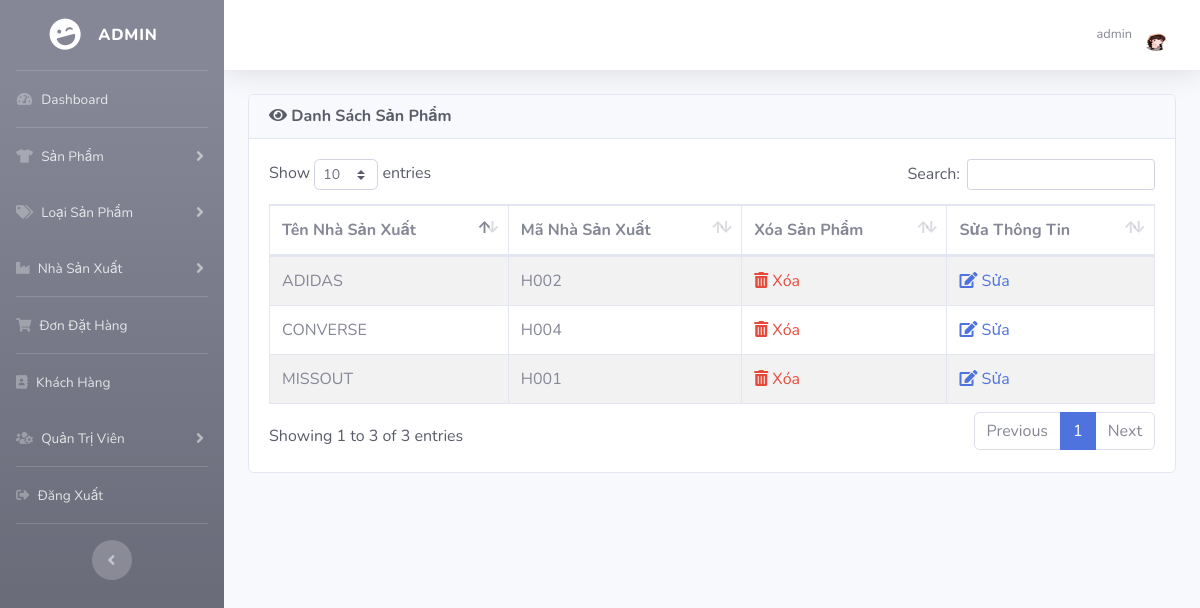
Page /admin/index.php?view_man (signed in) on the committed database.
### tables this page shows
CREATE TABLE IF NOT EXISTS `HANGSX` (
  `MA_HANGSX` varchar(10) NOT NULL,
  `TEN_HANGSX` varchar(50) NOT NULL,
  PRIMARY KEY (`MA_HANGSX`)
);

### admin/includes/database.php (called while the page is built, shortened)
<?php
    class MyConnect {
        private $conn;
        public function __construct() {
            $this->host = "localhost";
            $this->user = "root";
            $this->passwd = "";
            $this->database = "clothingshop";
            $this->conn = new mysqli($this->host,$this->user,$this->passwd,$this->database);
        }
        public function isConnected() {
            return true;
        }
        public function query($query) {
            if($this->isConnected()) {
                $tableData = mysqli_query($this->conn,$query);
                return $tableData;
            }
        }
    }
?>

### admin/view_man.php (the view, shortened to what this page needs)
<?php
if(!isset($_SESSION['admin_email'])){
    echo "<script>window.open('login.php','_self')</script>";
}
else {
?>
<div class="row">
    <div class="col-lg-12">
        <div class="card text-dark mb-4">
            <div class="card-header">
                <h6 class="m-0 font-weight-bold"><i class="fas fa-eye"></i> Danh Sách Sản Phẩm</div></h6>
            <div class="card-body">
                <div class="table-responsive">
                    <table id="product_table" class="table table-bordered table-striped" width="100%" cellspacing="0">
                        <thead>
                            <tr>
                                <th>Tên Nhà Sản Xuất</th>
                                <th>Mã Nhà Sản Xuất</th>
                                <th>Xóa Sản Phẩm</th>
                                <th>Sửa Thông Tin</th>
                            </tr>
                        </thead>
                        <tbody>
                        <?php
                            $getManQry = "select * from HANGSX";
                            $result = $MyConn->query($getManQry);
                            while($row = mysqli_fetch_array($result)) {
                                $man_id = $row['MA_HANGSX'];
                                $man_name = $row['TEN_HANGSX'];
                        ?>
                            <tr>
                                <td> <?php echo $man_name ?></td>
                                <td> <?php echo $man_id ?> </td>
                                <td>
                                    <a href="index.php?delete_man=<?php echo $man_id ?>" class="text-danger" style="text-decoration: none">
                                        <i class="fas fa-trash-alt"></i>
                                            Xóa
                                    </a>
                                </td>
                                <td>
                                    <a href="index.php?edit_man=<?php echo $man_id ?>" style="text-decoration: none">
                                        <i class="fas fa-edit" ></i>
                                            Sửa
                                        </a>
                                </td>
                            </tr>
                            <?php } ?>
                        </tbody>
                    </table>
                </div>
            </div>
        </div>
    </div>
</div>
<?php } ?>

### admin/index.php (shortened to what this page needs)
<?php
include("includes/database.php");
if(!isset($_SESSION['admin_email'])){
echo "<script>window.open('login.php','_self')</script>";
}
else {
?>
<?php
$MyConn = new MyConnect();
$admin_session = $_SESSION['admin_email'];
$getAdminQry = "select * from admin where Email='$admin_session'";
$getAdmin = $MyConn->query($getAdminQry);
$row_admin = mysqli_fetch_array($getAdmin);
$admin_name = $row_admin['Name'];
$admin_image = $row_admin['Image'];
?>
<!DOCTYPE html>
<html lang="en">
<head>
    <link href="vendor/fontawesome-free/css/all.min.css" rel="stylesheet" type="text/css">
    <link href="css/sb-admin-2.min.css" rel="stylesheet">
    <link href="css/thumb.css" rel="stylesheet">
    <link href="css/style.css" rel="stylesheet">
    <link href="vendor/datatables/dataTables.bootstrap4.min.css" rel="stylesheet">
</head>
<body id="page-top">
    <div id="wrapper">
    <?php include("includes/sidebars.php");  ?>
        <div id="content-wrapper" class="d-flex flex-column">
            <div id="content">
                <nav class="navbar navbar-expand navbar-light bg-white topbar mb-4 static-top shadow">
                    <ul class="navbar-nav ml-auto">
                        <li class="nav-item dropdown no-arrow">
                            <a class="nav-link dropdown-toggle" href="#" id="userDropdown" role="button"
                                data-toggle="dropdown" aria-haspopup="true" aria-expanded="false">
                                <span class="mr-2 d-none d-lg-inline text-gray-600 small"> <?php echo $admin_name ?></span>
                                <img class="img-profile rounded-circle"
                                    src="<?php echo "admin_images/".$admin_image ?>">
                            </a>
                        </li>
                    </ul>
                </nav>
                <div class="container-fluid">
                    <?php
                    if(isset($_GET['dashboard'])) {
                        include("dashboard.php");
                    }
                    else if(isset($_GET['insert_product'])) {
                        include("insert_product.php");
                    }
                    else if(isset($_GET['view_product'])) {
                        include("view_product.php");
                    }
                    else if(isset($_GET['edit_product'])) {
                        include("edit_product.php");
                    }
                    else if(isset($_GET['delete_product'])) {
                        include("delete_product.php");
                    }
                    else if(isset($_GET['insert_cat'])) {
                        include("insert_cat.php");
                    }
                    else if(isset($_GET['view_cat'])) {
                        include("view_cat.php");
                    }
                    else if(isset($_GET['edit_cat'])) {
                        include("edit_cat.php");
                    }
                    else if(isset($_GET['delete_cat'])) {
                        include("delete_cat.php");
                    }
                    else if(isset($_GET['insert_man'])) {
                        include("insert_man.php");
                    }
                    else if(isset($_GET['view_man'])) {
                        include("view_man.php");
                    }
                    ?>
                </div>
            </div>
        </div>
    </div>
</body>
</html>
<?php } ?>

### rows in the picture
hangsx: TEN_HANGSX "MISSOUT", MA_HANGSX "H001"
hangsx: TEN_HANGSX "ADIDAS", MA_HANGSX "H002"
hangsx: TEN_HANGSX "CONVERSE", MA_HANGSX "H004"

### other values in the picture
$admin_name "admin"
